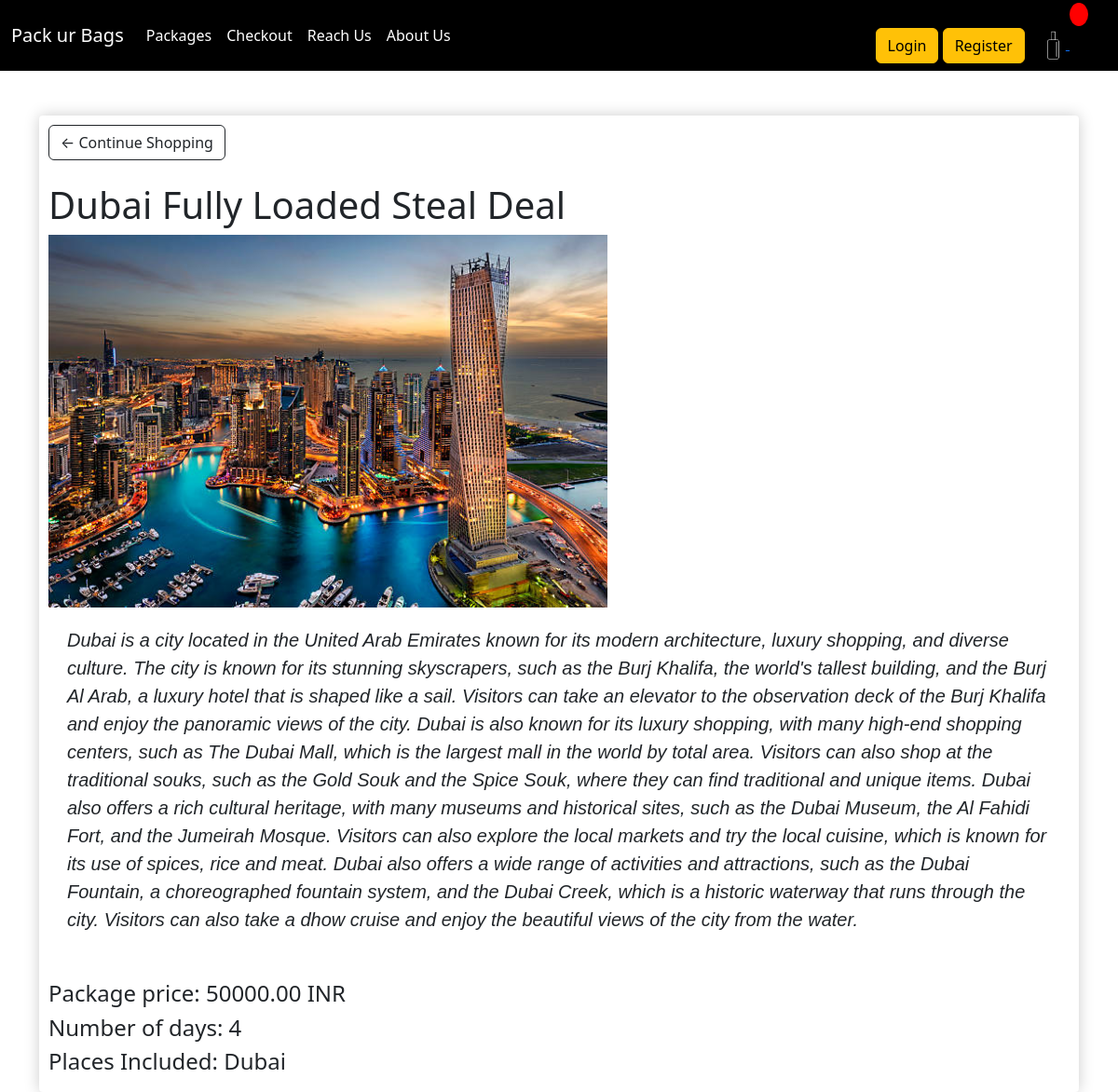
Screenshot of /view/1/ with the database file from the repository.
### store/models.py (models this page shows, shortened)
class Package(models.Model):
    name = models.CharField(max_length=300, null=True)
    price = models.FloatField()
    no_of_days = models.IntegerField()
    places_included = models.CharField(max_length=300 , null=True)
    image = models.ImageField(null= True, blank=True)
    name = models.CharField(max_length=300, null=True)
    info = models.TextField(null=True)
    @property
    def imageURL(self):
        try:
            url = self.image.url
        except:
            url = ''
        return url

### store/views.py (the view)
# urls.py: path('view/<int:packageId>/', views.view, name='view'),
def view(request, packageId):
    package = Package.objects.get(id=packageId)
    context = {'package': package}
    return render(request, 'store/view.html', context)

### store/templates/store/view.html (shortened to what this page needs)
{% extends 'store/main.html' %}
{% load static %}
{% block content %}
<div class="box-element">
    <a class="btn btn-outline-dark" href="{% url 'store' %}">&#x2190; Continue Shopping</a>
    <br>
    <br>
    <h1>{{ package.name }}</h1>
    <img class="viewimage" src="{{package.imageURL}}" >
    <p>{{package.info}}</p>
      <p>
    <h4>Package price: {{package.price|floatformat:2}} INR</h4>
    <h4>Number of days: {{package.no_of_days}}</h4>
    <h4>Places Included: {{package.places_included}}</h4>
</div>
{% endblock content %}

### static/css/main.css (style rules this page uses)
body { background-color: hsl(0, 0%, 98%); }
h1,h2,h3,h4,h5,h6 { color:hsl(0, 0%, 30%); }
.box-element { box-shadow:hsl(0, 0%, 80%) 0 0 16px; background-color: #fff; border-radius: 4px; padding: 10px; }
.btn { border-radius: 0; }
.viewimage { width: 600px; height: 400px; }

### store/templates/store/view.html (style rules this page uses)
p { font-size: 20px; font-family: 'Arial'; font-style: italic; margin: 10px; padding: 10px; }

### rows the page displays
Package: name "Dubai Fully Loaded Steal Deal", imageURL (picture), info "Dubai is a city located in the United Arab Emirates known for its modern architecture, luxury shopping, and diverse culture. The city is known for its stunning skyscrapers, such as the Burj Khalifa, the world's tallest building, and the Burj Al Arab, a luxury hotel that is shaped like a sail. Visitors can take an elevator to the observation deck of the Burj Khalifa and enjoy the panoramic views of the city. Dubai is also known for its luxury shopping, with many high-end shopping centers, such as The Dubai Mall, which is the largest mall in the world by total area. Visitors can also shop at the traditional souks, such as the Gold Souk and the Spice Souk, where they can find traditional and…", price "50000.00", no_of_days "4", places_included "Dubai"
